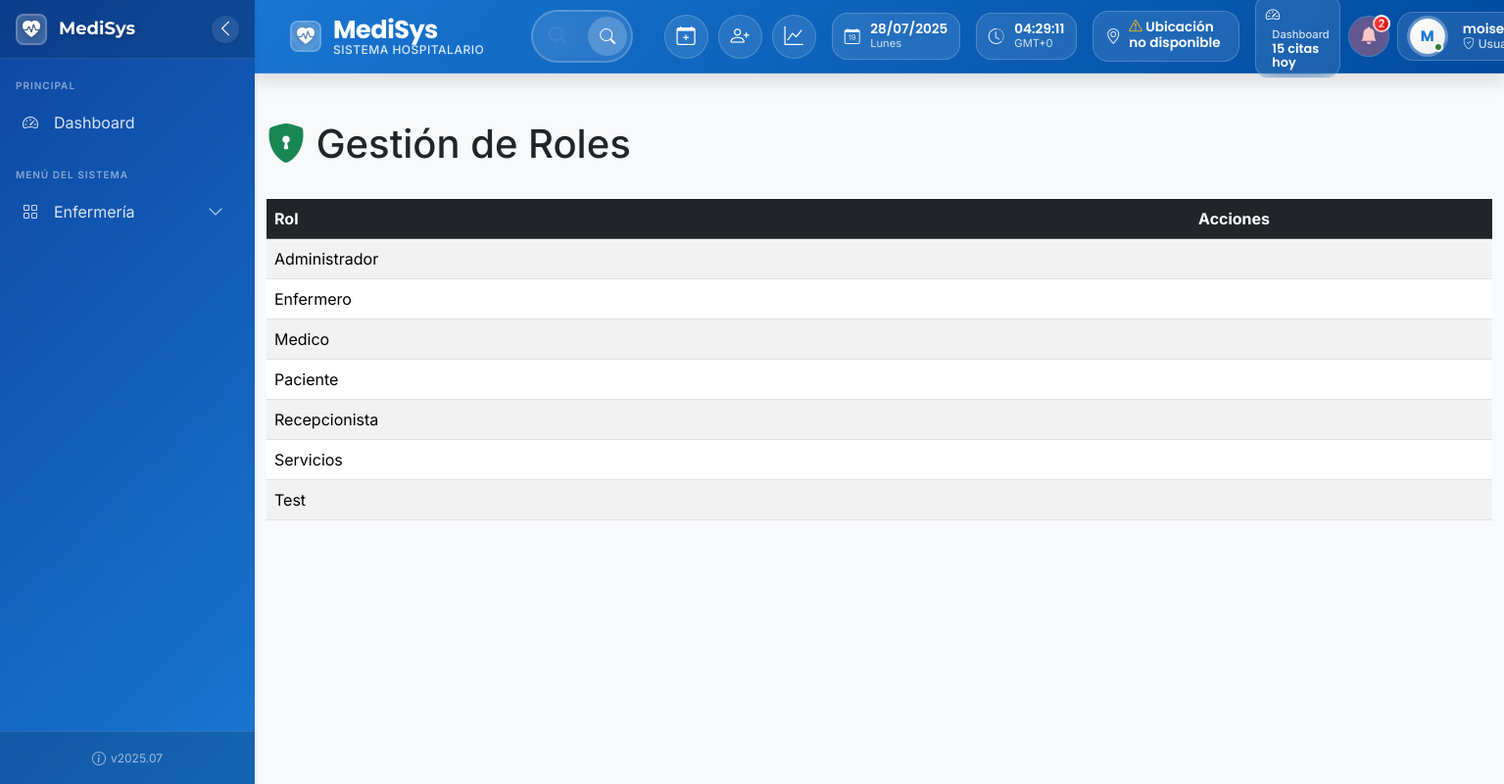
The app's page /vistas/gestion/listarroles.php (signed in) with its own data.
### tables this page shows
CREATE TABLE IF NOT EXISTS `submenus` (
  `id_submenu` int NOT NULL AUTO_INCREMENT,
  `id_menu` int NOT NULL,
  `nombre_submenu` varchar(100) NOT NULL,
  `url_submenu` varchar(255) NOT NULL,
  PRIMARY KEY (`id_submenu`),
  KEY `id_menu` (`id_menu`)
);

CREATE TABLE IF NOT EXISTS `menus` (
  `id_menu` int NOT NULL AUTO_INCREMENT,
  `nombre_menu` varchar(100) NOT NULL,
  PRIMARY KEY (`id_menu`)
);

CREATE TABLE IF NOT EXISTS `roles` (
  `id_rol` int NOT NULL AUTO_INCREMENT,
  `nombre_rol` varchar(50) NOT NULL,
  `fecha_creacion` timestamp NULL DEFAULT CURRENT_TIMESTAMP,
  PRIMARY KEY (`id_rol`),
  UNIQUE KEY `nombre_rol` (`nombre_rol`)
);

### config/database.php (called while the page is built, shortened)
<?php
class database {
    private $host = "localhost";
    private $dbname = "menudinamico";
    private $username = "root";
    private $password = "";
    private static $instance = null;
    private function __construct() {
        try {
            $this->conn = new PDO("mysql:host={$this->host};dbname={$this->dbname};charset=utf8mb4", $this->username, $this->password);
        } catch (PDOException $e) {
            die("Error en la conexión: " . $e->getMessage());
        }
    }
    public static function getConnection() {
        if (self::$instance == null) {
            self::$instance = new Database();
        }
        return self::$instance->conn;
    }
}
?>

### modelos/Roles.php (called while the page is built, shortened)
<?php
require_once __DIR__ . "/../config/database.php";
class Roles {
    private $conn;
    public function __construct() {
        $this->conn = Database::getConnection();
    }
    public function obtenerTodos() {
        $query = "SELECT id_rol, nombre_rol,
                         DATE_FORMAT(fecha_creacion, '%Y-%m-%d %H:%i:%s') as fecha_creacion
                  FROM roles
                  ORDER BY nombre_rol ASC";
        $stmt = $this->conn->query($query);
        return $stmt->fetchAll(PDO::FETCH_ASSOC);
    }
    public function obtenerMenusPorRol($id_rol) {
        $query = "
            SELECT m.id_menu, m.nombre_menu, s.id_submenu, s.nombre_submenu, s.url_submenu
            FROM roles_submenus rs
            INNER JOIN submenus s ON rs.id_submenu = s.id_submenu
            INNER JOIN menus m ON s.id_menu = m.id_menu
            WHERE rs.id_rol = :id_rol
            ORDER BY m.nombre_menu, s.nombre_submenu
        ";
        $stmt = $this->conn->prepare($query);
        $stmt->bindParam(':id_rol', $id_rol);
        $stmt->execute();
        return $stmt->fetchAll(PDO::FETCH_ASSOC);
    }
}
?>

### vistas/gestion/listarroles.php (the view, shortened to what this page needs)
<?php
require_once __DIR__ . "/../../modelos/Roles.php";
include __DIR__ . "/../../navbars/header.php";
include __DIR__ . "/../../navbars/sidebar.php";
$rolesModel    = new Roles();
$allRoles = $rolesModel->obtenerTodos();
?>
<!DOCTYPE html>
<html lang="es">
<head>
  <link href="https://cdn.jsdelivr.net/npm/bootstrap-icons@1.10.5/font/bootstrap-icons.css" rel="stylesheet">
</head>
<body>
<div class="container py-5">
  <div class="d-flex justify-content-between align-items-center mb-4">
    <h1><i class="bi bi-shield-lock-fill text-success"></i> Gestión de Roles</h1>
  </div>
  <table class="table table-striped table-hover">
    <thead class="table-dark">
      <tr>
        <th>Rol</th>
        <th class="text-center">Acciones</th>
      </tr>
    </thead>
    <tbody>
      <?php foreach($allRoles as $r): ?>
        <tr>
          <td><?= htmlspecialchars($r['nombre_rol']) ?></td>
          <td class="text-center">
          </td>
        </tr>
      <?php endforeach; ?>
    </tbody>
  </table>
</div>
</body>
</html>

### navbars/sidebar.php (shortened to what this page needs)
<?php
require_once __DIR__ . "/../modelos/Roles.php";
$id_rol = $_SESSION['id_rol'];
$rolModel = new Roles();
$sidebar_menus = $rolModel->obtenerMenusPorRol($id_rol);
$sidebar_menuItems = [];
foreach ($sidebar_menus as $menu) {
    $menuId = $menu['id_menu'];
    if (!isset($sidebar_menuItems[$menuId])) {
        $sidebar_menuItems[$menuId] = [
            'id_menu' => $menuId,
            'nombre_menu' => $menu['nombre_menu'],
            'icono' => $menu['icono'] ?? 'bi-grid',
            'submenus' => []
        ];
    }
    if (!empty($menu['id_submenu'])) {
        $sidebar_menuItems[$menuId]['submenus'][] = [
            'id_submenu' => $menu['id_submenu'],
            'nombre_submenu' => $menu['nombre_submenu'],
            'url_submenu' => $menu['url_submenu'],
            'icono' => $menu['icono_submenu'] ?? 'bi-circle'
        ];
    }
}
$current_page = basename($_SERVER['PHP_SELF']);
$current_submenu_id = $_GET['submenu_id'] ?? null;
function sidebarSubmenuEstaActivo($submenus, $current_submenu_id) {
    if (!$current_submenu_id) return false;
    return false;
}
?>
<link rel="stylesheet" href="<?= BASE_URL ?>/estilos/sidebar.css">
<div id="sidebar" class="sidebar">
    <div class="sidebar-header">
        <div class="d-flex align-items-center">
            <div class="logo-container">
                <i class="bi bi-heart-pulse-fill"></i>
            </div>
            <div class="logo-text">MediSys</div>
        </div>
        <button type="button" id="sidebarToggle" class="toggle-btn">
            <i class="bi bi-chevron-left"></i>
        </button>
    </div>
    <div class="sidebar-content">
        <div class="sidebar-menu">
            <div class="menu-label">Principal</div>
            <ul class="menu-items">
                <li class="menu-item <?= ($current_page == 'dashboard.php') ? 'active' : '' ?>">
                    <a href="<?= BASE_URL ?>/vistas/dashboard.php" class="menu-link">
                        <i class="bi bi-speedometer2"></i>
                        <span>Dashboard</span>
                    </a>
                </li>
            </ul>
        </div>
        <?php if (!empty($sidebar_menuItems)): ?>
        <div class="sidebar-menu">
            <div class="menu-label">Menú del Sistema</div>
            <ul class="menu-items">
                <?php foreach ($sidebar_menuItems as $menu): ?>
                    <?php if (!empty($menu['submenus'])): ?>
                        <li class="menu-item has-submenu <?= sidebarSubmenuEstaActivo($menu['submenus'], $current_submenu_id) ? 'open' : '' ?>">
                            <a href="#submenu-<?= $menu['id_menu'] ?>" class="menu-link submenu-toggle" data-bs-toggle="collapse">
                                <i class="bi <?= $menu['icono'] ?>"></i>
                                <span><?= htmlspecialchars($menu['nombre_menu']) ?></span>
                                <i class="bi bi-chevron-down toggle-icon"></i>
                            </a>
                        </li>
                    <?php endif; ?>
                <?php endforeach; ?>
            </ul>
        </div>
        <?php endif; ?>
    </div>
    <div class="sidebar-footer">
        <div class="version-info">
            <i class="bi bi-info-circle"></i>
            <span>v<?= date('Y.m') ?></span>
        </div>
    </div>
</div>

### estilos/header.css (style rules this page uses)
:root { --primary: #1976d2; --primary-light: #63a4ff; --primary-dark: #004ba0; --primary-gradient: linear-gradient(135deg, #1976d2, #004ba0); --secondary: #26a69a; --secondary-light: #64d8cb; --secondary-dark: #00766c; --success: #2e7d32; --success-light: #60ad5e; --warning: #ff9800; --danger: #d32f2f; --info: #0288d1; --white: #ffffff; --gray-50: #fafafa; --gray-100: #f5f5f5; --gray-200: #eeeeee; --gray-300: #e0e0e0; --gray-400: #bdbdbd; --gray-500: #9e9e9e; --gray-600: #757575; --gray-700: #616161; --gray-800: #424242; --gray-900: #212121; --shadow-sm: 0 2px 4px rgba(0, 0, 0, 0.1); --shadow-md: 0 4px 12px rgba(0, 0, 0, 0.15); --shadow-lg: 0 8px 24px rgba(0, 0, 0, 0.2); --shadow-xl: 0 12px 32px rgba(0, 0, 0, 0.25); --transition-fast: 0.15s cubic-bezier(0.4, 0, 0.2, 1); --transition-normal: 0.3s cubic-bezier(0.4, 0, 0.2, 1); --transition-slow: 0.5s cubic-bezier(0.4, 0, 0.2, 1); --transition-bounce: 0.4s cubic-bezier(0.68, -0.55, 0.27, 1.55); --navbar-height: 75px; --border-radius: 12px; --border-radius-sm: 8px; --border-radius-lg: 16px; }
* { box-sizing: border-box; }
body { font-family: 'Inter', -apple-system, BlinkMacSystemFont, sans-serif; margin: 0; padding: 0; background-color: var(--gray-50); transition: background-color var(--transition-normal); }
.logo-container { position: relative; display: flex; align-items: center; justify-content: center; width: 50px; height: 50px; background: rgba(255, 255, 255, 0.15); border-radius: 50%; margin-right: 15px; transition: all var(--transition-bounce); backdrop-filter: blur(10px); border: 2px solid rgba(255, 255, 255, 0.2); overflow: hidden; }
.navbar, .dropdown-menu, .notification-container, .logo-container, .search-suggestions { will-change: transform; transform: translateZ(0); }

### records on screen
submenus: id_menu.nombre_menu "Enfermería"
roles: nombre_rol "Administrador"
roles: nombre_rol "Enfermero"
roles: nombre_rol "Medico"
roles: nombre_rol "Paciente"
roles: nombre_rol "Recepcionista"
roles: nombre_rol "Servicios"
roles: nombre_rol "Test"

### other values on screen
substr($nombre_usuario, 0, 1) "M"
